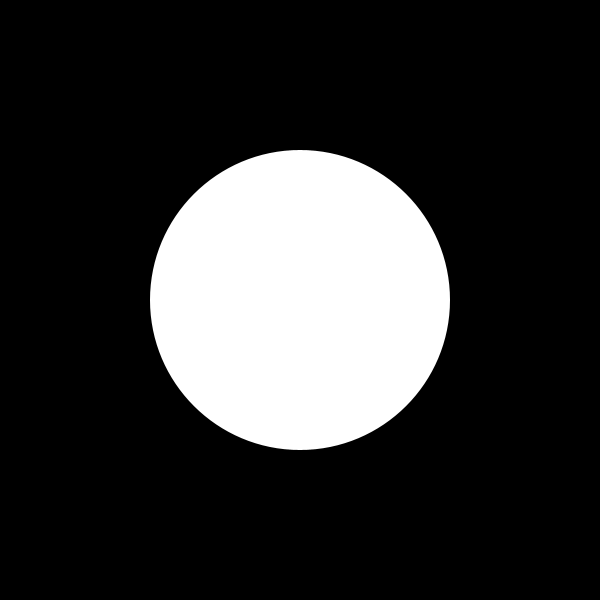
Frame 1 (no input)
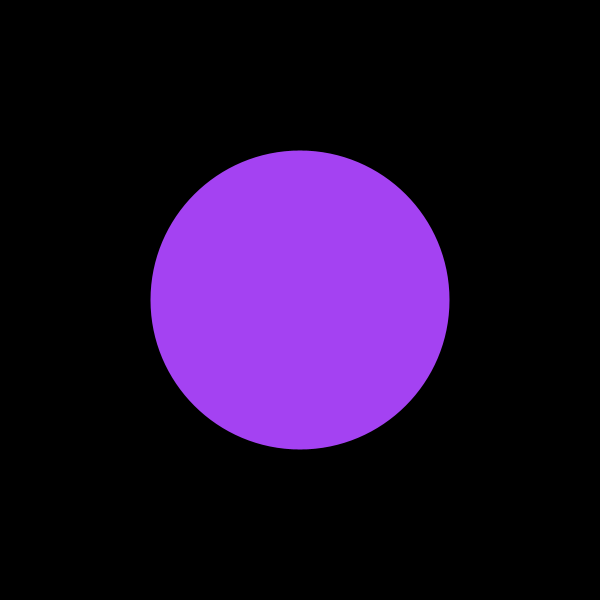
Frame 2 (the mouse pressed at the canvas centre, redrawn once)

The Processing sketch that drew these frames (run headless with seeded random() and noise(); the mouse was pressed at the canvas centre and the sketch redrawn once):

// Processing sketch: processing_89576
// ── processing_89576.pde

float x = 100;
float y = 100;
void setup(){
  size(600,600);
  noStroke();
  noLoop();
  
  y=height*0.5;
  x=width*0.5;
}

  
void draw(){
  background(0);
  ellipse(300,300,x,y);
  x=x-1;
  if(x<0){
    x=width;
  }
  y=y-1;
  if (y<0){
    y=height;
  }
  
}
void mousePressed(){
  loop();
  fill(random(0,255),random(0,255),random(0,255));
  //fill(255);
  
}
